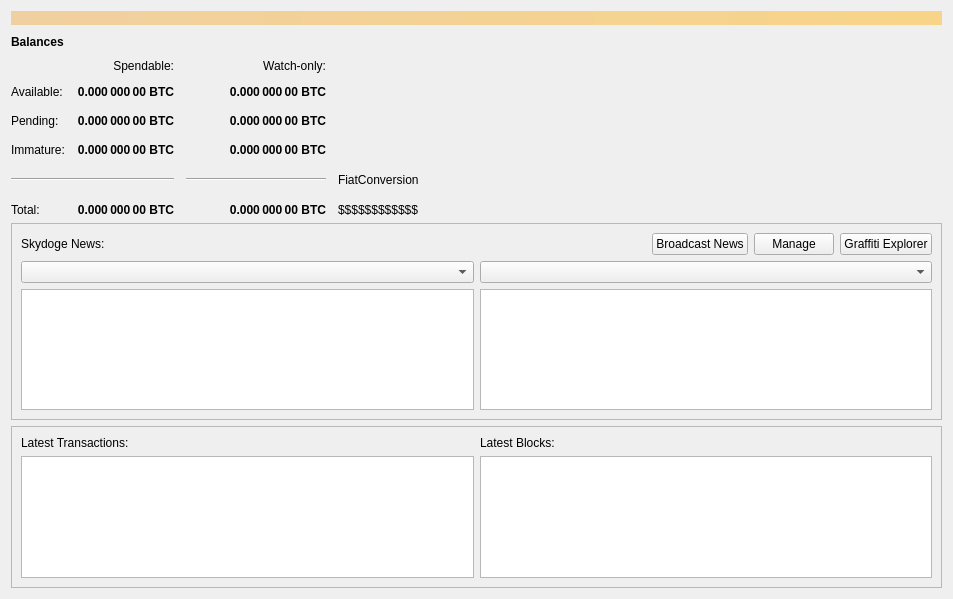
<?xml version="1.0" encoding="UTF-8"?>
<ui version="4.0">
 <class>OverviewPage</class>
 <widget class="QWidget" name="OverviewPage">
  <property name="geometry">
   <rect>
    <x>0</x>
    <y>0</y>
    <width>953</width>
    <height>599</height>
   </rect>
  </property>
  <property name="windowTitle">
   <string>Form</string>
  </property>
  <layout class="QVBoxLayout" name="topLayout">
   <item>
    <widget class="QLabel" name="labelAlerts">
     <property name="visible">
      <bool>false</bool>
     </property>
     <property name="styleSheet">
      <string notr="true">QLabel { background-color: qlineargradient(x1: 0, y1: 0, x2: 1, y2: 0, stop:0 #F0D0A0, stop:1 #F8D488); color:#000000; }</string>
     </property>
     <property name="wordWrap">
      <bool>true</bool>
     </property>
     <property name="margin">
      <number>3</number>
     </property>
     <property name="textInteractionFlags">
      <set>Qt::TextSelectableByMouse</set>
     </property>
    </widget>
   </item>
   <item>
    <layout class="QHBoxLayout" name="horizontalLayout_4">
     <item>
      <widget class="QLabel" name="label_5">
       <property name="font">
        <font>
         <weight>75</weight>
         <bold>true</bold>
        </font>
       </property>
       <property name="text">
        <string>Balances</string>
       </property>
      </widget>
     </item>
     <item>
      <widget class="QPushButton" name="labelWalletStatus">
       <property name="enabled">
        <bool>true</bool>
       </property>
       <property name="maximumSize">
        <size>
         <width>30</width>
         <height>16777215</height>
        </size>
       </property>
       <property name="toolTip">
        <string>The displayed information may be out of date. Your wallet automatically synchronizes with the Drivechain network after a connection is established, but this process has not completed yet.</string>
       </property>
       <property name="text">
        <string/>
       </property>
       <property name="icon">
        <iconset resource="../drivechain.qrc">
         <normaloff>:/icons/warning</normaloff>
         <disabledoff>:/icons/warning</disabledoff>:/icons/warning</iconset>
       </property>
       <property name="iconSize">
        <size>
         <width>24</width>
         <height>24</height>
        </size>
       </property>
       <property name="flat">
        <bool>true</bool>
       </property>
      </widget>
     </item>
     <item>
      <spacer name="horizontalSpacer_3">
       <property name="orientation">
        <enum>Qt::Horizontal</enum>
       </property>
       <property name="sizeHint" stdset="0">
        <size>
         <width>40</width>
         <height>20</height>
        </size>
       </property>
      </spacer>
     </item>
    </layout>
   </item>
   <item>
    <layout class="QGridLayout" name="gridLayout">
     <property name="spacing">
      <number>12</number>
     </property>
     <item row="5" column="1">
      <widget class="QLabel" name="labelTotal">
       <property name="font">
        <font>
         <weight>75</weight>
         <bold>true</bold>
        </font>
       </property>
       <property name="cursor">
        <cursorShape>IBeamCursor</cursorShape>
       </property>
       <property name="toolTip">
        <string>Your current total balance</string>
       </property>
       <property name="text">
        <string notr="true">0.000 000 00 BTC</string>
       </property>
       <property name="alignment">
        <set>Qt::AlignRight|Qt::AlignTrailing|Qt::AlignVCenter</set>
       </property>
       <property name="textInteractionFlags">
        <set>Qt::LinksAccessibleByMouse|Qt::TextSelectableByKeyboard|Qt::TextSelectableByMouse</set>
       </property>
      </widget>
     </item>
     <item row="2" column="0">
      <widget class="QLabel" name="labelPendingText">
       <property name="text">
        <string>Pending:</string>
       </property>
      </widget>
     </item>
     <item row="2" column="2">
      <widget class="QLabel" name="labelWatchPending">
       <property name="font">
        <font>
         <weight>75</weight>
         <bold>true</bold>
        </font>
       </property>
       <property name="cursor">
        <cursorShape>IBeamCursor</cursorShape>
       </property>
       <property name="toolTip">
        <string>Unconfirmed transactions to watch-only addresses</string>
       </property>
       <property name="text">
        <string notr="true">0.000 000 00 BTC</string>
       </property>
       <property name="alignment">
        <set>Qt::AlignRight|Qt::AlignTrailing|Qt::AlignVCenter</set>
       </property>
       <property name="textInteractionFlags">
        <set>Qt::LinksAccessibleByMouse|Qt::TextSelectableByKeyboard|Qt::TextSelectableByMouse</set>
       </property>
      </widget>
     </item>
     <item row="2" column="5">
      <spacer name="horizontalSpacer_2">
       <property name="orientation">
        <enum>Qt::Horizontal</enum>
       </property>
       <property name="sizeHint" stdset="0">
        <size>
         <width>40</width>
         <height>20</height>
        </size>
       </property>
      </spacer>
     </item>
     <item row="3" column="1">
      <widget class="QLabel" name="labelImmature">
       <property name="font">
        <font>
         <weight>75</weight>
         <bold>true</bold>
        </font>
       </property>
       <property name="cursor">
        <cursorShape>IBeamCursor</cursorShape>
       </property>
       <property name="toolTip">
        <string>Mined balance that has not yet matured</string>
       </property>
       <property name="text">
        <string notr="true">0.000 000 00 BTC</string>
       </property>
       <property name="alignment">
        <set>Qt::AlignRight|Qt::AlignTrailing|Qt::AlignVCenter</set>
       </property>
       <property name="textInteractionFlags">
        <set>Qt::LinksAccessibleByMouse|Qt::TextSelectableByKeyboard|Qt::TextSelectableByMouse</set>
       </property>
      </widget>
     </item>
     <item row="5" column="0">
      <widget class="QLabel" name="labelTotalText">
       <property name="text">
        <string>Total:</string>
       </property>
      </widget>
     </item>
     <item row="3" column="0">
      <widget class="QLabel" name="labelImmatureText">
       <property name="text">
        <string>Immature:</string>
       </property>
      </widget>
     </item>
     <item row="1" column="0">
      <widget class="QLabel" name="labelBalanceText">
       <property name="text">
        <string>Available:</string>
       </property>
      </widget>
     </item>
     <item row="4" column="0" colspan="2">
      <widget class="Line" name="line">
       <property name="orientation">
        <enum>Qt::Horizontal</enum>
       </property>
      </widget>
     </item>
     <item row="5" column="2">
      <widget class="QLabel" name="labelWatchTotal">
       <property name="font">
        <font>
         <weight>75</weight>
         <bold>true</bold>
        </font>
       </property>
       <property name="cursor">
        <cursorShape>IBeamCursor</cursorShape>
       </property>
       <property name="toolTip">
        <string>Current total balance in watch-only addresses</string>
       </property>
       <property name="text">
        <string notr="true">0.000 000 00 BTC</string>
       </property>
       <property name="alignment">
        <set>Qt::AlignRight|Qt::AlignTrailing|Qt::AlignVCenter</set>
       </property>
       <property name="textInteractionFlags">
        <set>Qt::LinksAccessibleByMouse|Qt::TextSelectableByKeyboard|Qt::TextSelectableByMouse</set>
       </property>
      </widget>
     </item>
     <item row="1" column="1">
      <widget class="QLabel" name="labelBalance">
       <property name="font">
        <font>
         <weight>75</weight>
         <bold>true</bold>
        </font>
       </property>
       <property name="cursor">
        <cursorShape>IBeamCursor</cursorShape>
       </property>
       <property name="toolTip">
        <string>Your current spendable balance</string>
       </property>
       <property name="text">
        <string notr="true">0.000 000 00 BTC</string>
       </property>
       <property name="alignment">
        <set>Qt::AlignRight|Qt::AlignTrailing|Qt::AlignVCenter</set>
       </property>
       <property name="textInteractionFlags">
        <set>Qt::LinksAccessibleByMouse|Qt::TextSelectableByKeyboard|Qt::TextSelectableByMouse</set>
       </property>
      </widget>
     </item>
     <item row="0" column="1">
      <widget class="QLabel" name="labelSpendable">
       <property name="text">
        <string>Spendable:</string>
       </property>
       <property name="alignment">
        <set>Qt::AlignRight|Qt::AlignTrailing|Qt::AlignVCenter</set>
       </property>
      </widget>
     </item>
     <item row="1" column="2">
      <widget class="QLabel" name="labelWatchAvailable">
       <property name="font">
        <font>
         <weight>75</weight>
         <bold>true</bold>
        </font>
       </property>
       <property name="cursor">
        <cursorShape>IBeamCursor</cursorShape>
       </property>
       <property name="toolTip">
        <string>Your current balance in watch-only addresses</string>
       </property>
       <property name="text">
        <string notr="true">0.000 000 00 BTC</string>
       </property>
       <property name="alignment">
        <set>Qt::AlignRight|Qt::AlignTrailing|Qt::AlignVCenter</set>
       </property>
       <property name="textInteractionFlags">
        <set>Qt::LinksAccessibleByMouse|Qt::TextSelectableByKeyboard|Qt::TextSelectableByMouse</set>
       </property>
      </widget>
     </item>
     <item row="0" column="2">
      <widget class="QLabel" name="labelWatchonly">
       <property name="text">
        <string>Watch-only:</string>
       </property>
       <property name="alignment">
        <set>Qt::AlignRight|Qt::AlignTrailing|Qt::AlignVCenter</set>
       </property>
      </widget>
     </item>
     <item row="4" column="2">
      <widget class="Line" name="lineWatchBalance">
       <property name="sizePolicy">
        <sizepolicy hsizetype="Preferred" vsizetype="Fixed">
         <horstretch>0</horstretch>
         <verstretch>0</verstretch>
        </sizepolicy>
       </property>
       <property name="minimumSize">
        <size>
         <width>140</width>
         <height>0</height>
        </size>
       </property>
       <property name="orientation">
        <enum>Qt::Horizontal</enum>
       </property>
      </widget>
     </item>
     <item row="3" column="2">
      <widget class="QLabel" name="labelWatchImmature">
       <property name="font">
        <font>
         <weight>75</weight>
         <bold>true</bold>
        </font>
       </property>
       <property name="cursor">
        <cursorShape>IBeamCursor</cursorShape>
       </property>
       <property name="toolTip">
        <string>Mined balance in watch-only addresses that has not yet matured</string>
       </property>
       <property name="text">
        <string notr="true">0.000 000 00 BTC</string>
       </property>
       <property name="alignment">
        <set>Qt::AlignRight|Qt::AlignTrailing|Qt::AlignVCenter</set>
       </property>
       <property name="textInteractionFlags">
        <set>Qt::LinksAccessibleByMouse|Qt::TextSelectableByKeyboard|Qt::TextSelectableByMouse</set>
       </property>
      </widget>
     </item>
     <item row="2" column="1">
      <widget class="QLabel" name="labelUnconfirmed">
       <property name="font">
        <font>
         <weight>75</weight>
         <bold>true</bold>
        </font>
       </property>
       <property name="cursor">
        <cursorShape>IBeamCursor</cursorShape>
       </property>
       <property name="toolTip">
        <string>Total of transactions that have yet to be confirmed, and do not yet count toward the spendable balance</string>
       </property>
       <property name="text">
        <string notr="true">0.000 000 00 BTC</string>
       </property>
       <property name="alignment">
        <set>Qt::AlignRight|Qt::AlignTrailing|Qt::AlignVCenter</set>
       </property>
       <property name="textInteractionFlags">
        <set>Qt::LinksAccessibleByMouse|Qt::TextSelectableByKeyboard|Qt::TextSelectableByMouse</set>
       </property>
      </widget>
     </item>
     <item row="5" column="3">
      <widget class="QLabel" name="labelUSDBTCTotal">
       <property name="text">
        <string>$$$$$$$$$$$$</string>
       </property>
      </widget>
     </item>
     <item row="4" column="3">
      <layout class="QHBoxLayout" name="horizontalLayout">
       <property name="spacing">
        <number>0</number>
       </property>
       <property name="bottomMargin">
        <number>0</number>
       </property>
       <item>
        <widget class="QLabel" name="labelUSDBTC">
         <property name="text">
          <string>FiatConversion</string>
         </property>
        </widget>
       </item>
       <item>
        <widget class="QPushButton" name="pushButtonSetUSDBTC">
         <property name="sizePolicy">
          <sizepolicy hsizetype="Maximum" vsizetype="Fixed">
           <horstretch>0</horstretch>
           <verstretch>0</verstretch>
          </sizepolicy>
         </property>
         <property name="toolTip">
          <string>Set BTC / USD display price</string>
         </property>
         <property name="statusTip">
          <string>Set BTC / USD display price</string>
         </property>
         <property name="whatsThis">
          <string>Set BTC / USD display price</string>
         </property>
         <property name="text">
          <string/>
         </property>
         <property name="icon">
          <iconset resource="../drivechain.qrc">
           <normaloff>:/icons/options</normaloff>:/icons/options</iconset>
         </property>
         <property name="iconSize">
          <size>
           <width>20</width>
           <height>20</height>
          </size>
         </property>
         <property name="flat">
          <bool>true</bool>
         </property>
        </widget>
       </item>
      </layout>
     </item>
    </layout>
   </item>
   <item>
    <widget class="QFrame" name="frame_2">
     <property name="frameShape">
      <enum>QFrame::StyledPanel</enum>
     </property>
     <property name="frameShadow">
      <enum>QFrame::Raised</enum>
     </property>
     <layout class="QVBoxLayout" name="verticalLayout_7">
      <item>
       <layout class="QHBoxLayout" name="horizontalLayout_5">
        <property name="bottomMargin">
         <number>0</number>
        </property>
        <item>
         <widget class="QLabel" name="label_3">
          <property name="text">
           <string>Skydoge News:</string>
          </property>
         </widget>
        </item>
        <item>
         <widget class="QPushButton" name="pushButtonCreateNews">
          <property name="sizePolicy">
           <sizepolicy hsizetype="Maximum" vsizetype="Fixed">
            <horstretch>0</horstretch>
            <verstretch>0</verstretch>
           </sizepolicy>
          </property>
          <property name="text">
           <string>Broadcast News</string>
          </property>
          <property name="iconSize">
           <size>
            <width>24</width>
            <height>24</height>
           </size>
          </property>
         </widget>
        </item>
        <item>
         <widget class="QPushButton" name="pushButtonManageNews">
          <property name="sizePolicy">
           <sizepolicy hsizetype="Maximum" vsizetype="Fixed">
            <horstretch>0</horstretch>
            <verstretch>0</verstretch>
           </sizepolicy>
          </property>
          <property name="text">
           <string>Manage</string>
          </property>
          <property name="iconSize">
           <size>
            <width>24</width>
            <height>24</height>
           </size>
          </property>
         </widget>
        </item>
        <item>
         <widget class="QPushButton" name="pushButtonGraffiti">
          <property name="sizePolicy">
           <sizepolicy hsizetype="Maximum" vsizetype="Fixed">
            <horstretch>0</horstretch>
            <verstretch>0</verstretch>
           </sizepolicy>
          </property>
          <property name="text">
           <string>Graffiti Explorer</string>
          </property>
          <property name="iconSize">
           <size>
            <width>24</width>
            <height>24</height>
           </size>
          </property>
         </widget>
        </item>
       </layout>
      </item>
      <item>
       <layout class="QHBoxLayout" name="horizontalLayout_3">
        <property name="bottomMargin">
         <number>0</number>
        </property>
        <item>
         <layout class="QVBoxLayout" name="verticalLayout_3">
          <property name="rightMargin">
           <number>0</number>
          </property>
          <item>
           <widget class="QComboBox" name="comboBoxNewsType1"/>
          </item>
          <item>
           <widget class="QTableView" name="tableViewNews1">
            <property name="font">
             <font>
              <family>Noto Mono</family>
             </font>
            </property>
            <property name="editTriggers">
             <set>QAbstractItemView::NoEditTriggers</set>
            </property>
           </widget>
          </item>
         </layout>
        </item>
        <item>
         <layout class="QVBoxLayout" name="verticalLayout_6">
          <property name="rightMargin">
           <number>0</number>
          </property>
          <item>
           <widget class="QComboBox" name="comboBoxNewsType2"/>
          </item>
          <item>
           <widget class="QTableView" name="tableViewNews2">
            <property name="font">
             <font>
              <family>Noto Mono</family>
             </font>
            </property>
            <property name="editTriggers">
             <set>QAbstractItemView::NoEditTriggers</set>
            </property>
            <attribute name="horizontalHeaderMinimumSectionSize">
             <number>15</number>
            </attribute>
            <attribute name="verticalHeaderMinimumSectionSize">
             <number>27</number>
            </attribute>
           </widget>
          </item>
         </layout>
        </item>
       </layout>
      </item>
     </layout>
    </widget>
   </item>
   <item>
    <widget class="QFrame" name="frame_3">
     <property name="frameShape">
      <enum>QFrame::StyledPanel</enum>
     </property>
     <property name="frameShadow">
      <enum>QFrame::Raised</enum>
     </property>
     <layout class="QVBoxLayout" name="verticalLayout_8">
      <item>
       <layout class="QHBoxLayout" name="horizontalLayout_2">
        <property name="bottomMargin">
         <number>0</number>
        </property>
        <item>
         <layout class="QVBoxLayout" name="verticalLayout">
          <property name="bottomMargin">
           <number>0</number>
          </property>
          <item>
           <widget class="QLabel" name="label">
            <property name="text">
             <string>Latest Transactions:</string>
            </property>
           </widget>
          </item>
          <item>
           <widget class="QTableView" name="tableViewMempool">
            <property name="font">
             <font>
              <family>Noto Mono</family>
             </font>
            </property>
           </widget>
          </item>
         </layout>
        </item>
        <item>
         <layout class="QVBoxLayout" name="verticalLayout_5">
          <property name="rightMargin">
           <number>0</number>
          </property>
          <item>
           <widget class="QLabel" name="label_2">
            <property name="text">
             <string>Latest Blocks:</string>
            </property>
           </widget>
          </item>
          <item>
           <widget class="QTableView" name="tableViewBlocks">
            <property name="font">
             <font>
              <family>Noto Mono</family>
             </font>
            </property>
           </widget>
          </item>
         </layout>
        </item>
       </layout>
      </item>
     </layout>
    </widget>
   </item>
  </layout>
 </widget>
 <resources>
  <include location="../skydoge.qrc"/>
 </resources>
 <connections/>
</ui>
